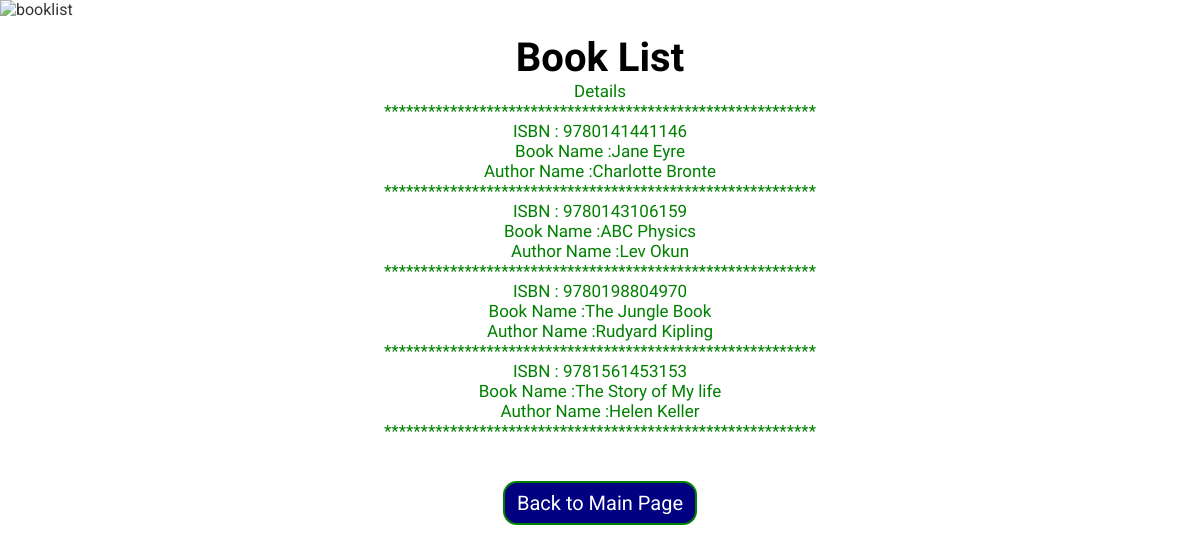
/booklist.php, run on the app's committed database.
### tables this page shows
CREATE TABLE `books` (
  `ISBN` bigint(40) NOT NULL,
  `bookname` text NOT NULL,
  `author` text NOT NULL
);

### booklist.php (the view, shortened to what this page needs)
<?php
    $server = "localhost";
    $username = "root";
    $password = "";
    $con = mysqli_connect($server, $username, $password);
        $sql = "SELECT  * from onlinelib.books;";
        $info = $con->query($sql);
        $insert = true;
?>
<!DOCTYPE html>
<html lang="en">
<head>
    <link rel="stylesheet" href="style1.css">
</head>
<body>
    <img class="bg" src="https://encrypted-tbn0.gstatic.com/images?q=tbn:ANd9GcSNBVZp3EXHDzSTJfpioP7ddXLyjNBSQi2BPA&usqp=CAU" alt="booklist">
    <div class="container">
        <h1>Book List</h1>
        <?php
        if($insert == true)
        {
        echo "<p class='submitMsg'>Details</p>";
         while($row = $info->fetch_assoc()){
            echo "<p class='submitMsg'>***********************************************************<br> ISBN : " . $row['ISBN'] . "<br>Book Name :" . $row['bookname']."<br>Author Name :".$row['author']."</p>";
           }
           echo "<p class='submitMsg'>***********************************************************<br>";
        }
         ?>
        <br>
        <br>
        <a href ="page1.html" ><button class="btn"> Back to Main Page</button></a>
    </div>
</body>
</html>

### style1.css (style rules this page uses)
* { margin: 0px; padding: 0px; box-sizing: border-box; font-family: 'Roboto', sans-serif; }
.container { max-width: 80%; padding: 34px; margin: auto; }
.container h1 { font-family: 'Sriracha', cursive; text-align: center; font-size: 40px; }
p { font-size: 17px; font-family: 'Sriracha', cursive; text-align: center; }
.btn { color: white; background: navy; padding: 8px 12px; font-size: 20px; border : 2px solid green; border-radius: 14px; cursor: pointer; }
.bg { width: 100%; position: absolute; z-index: -1; opacity: 0.8; }
.submitMsg { color: green; }

### data on the page
books: ISBN "9780141441146", bookname "Jane Eyre", author "Charlotte Bronte"
books: ISBN "9780143106159", bookname "ABC Physics", author "Lev Okun"
books: ISBN "9780198804970", bookname "The Jungle Book", author "Rudyard Kipling"
books: ISBN "9781561453153", bookname "The Story of My life", author "Helen Keller"
